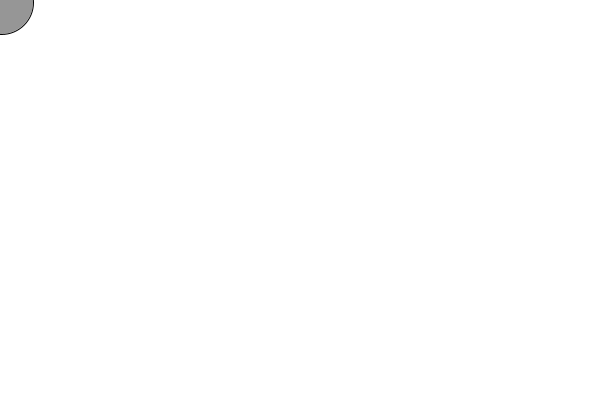
Frame 1 (no input)
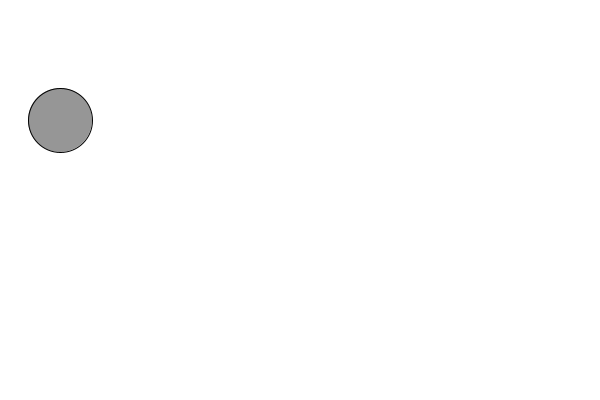
Frame 60 (the mouse pressed at the canvas centre just before this capture)
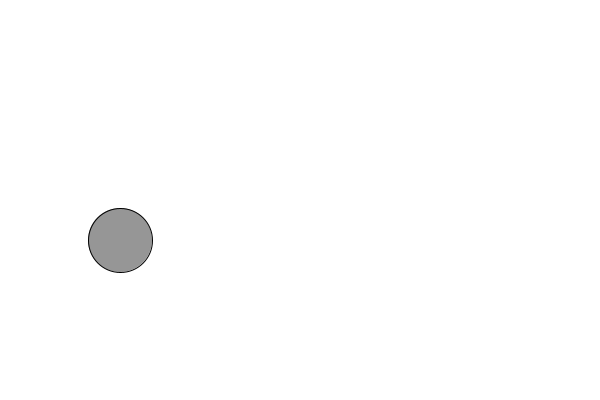
Frame 120 (the mouse held since frame 60 and released just before this capture)

The Processing sketch that drew these frames (run headless with seeded random() and noise(); from frame 60 on, the mouse is pressed at the canvas centre):

// Processing sketch: BouncingBall_8_27_19
// ── BouncingBall_8_27_19.pde
int x = 0;
int y =0;
int speedX =1;
int speedY =2;



void setup() {
  size(600, 400);
  
}
void draw() {
  background(255);
  x += speedX;
  y += speedY;
  
  if(x > width || x  <0){
  speedX *= -1;
  }
  
    if(y > height || x  <0){
  speedY *= -1;
  stroke(0);
  }
  
  fill(150);
  ellipse(x, y, 64, 64);


  println("x:" + y +", speedX:" + speedX + ",y" + y + ", speedY" + speedY);
}
